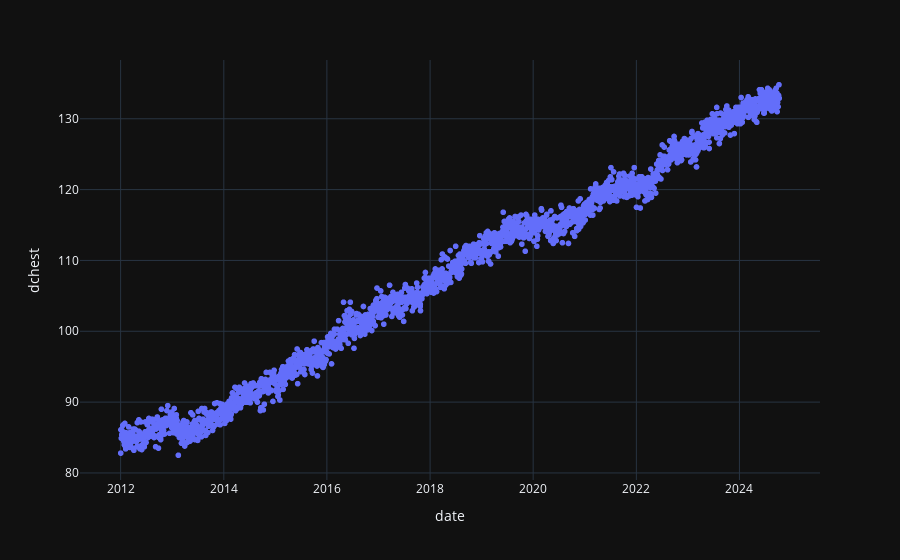

The code cell stored with this chart in its notebook:
### Markdown cell above
### For chest we got 3 major exercises

### Code cell
px.scatter(chest_df, x = 'date', y = 'dchest', template = 'plotly_dark')

### Figure 1 — Plotly figure (JSON) as saved in the notebook; plotly's stock layout.template omitted (floating-point values rounded to 4 significant figures; data arrays with more than 128 entries replaced by an {"elided": "..."} marker saying what was removed)
{"data": [{"hovertemplate": "date=%{x}<br>dchest=%{y}<extra></extra>", "legendgroup": "", "marker": {"color": "#636efa", "symbol": "circle"}, "mode": "markers", "name": "", "showlegend": false, "type": "scattergl", "x": {"elided": "2000 str values"}, "xaxis": "x", "y": {"elided": "2000 float values"}, "yaxis": "y"}], "layout": {"legend": {"tracegroupgap": 0}, "margin": {"t": 60}, "xaxis": {"anchor": "y", "domain": [0, 1], "title": {"text": "date"}}, "yaxis": {"anchor": "x", "domain": [0, 1], "title": {"text": "dchest"}}}}
